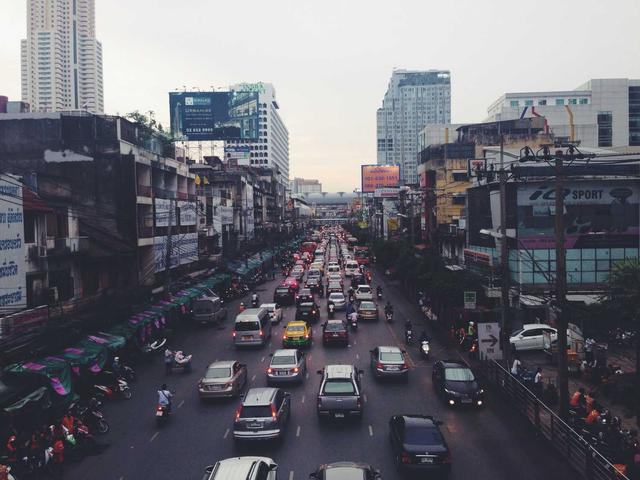
#> input picture 02_surf/images/input_image.jpg, 640 x 480 px
$ python surf_scale_visual.py
#> lines starting #> are read from the running program, lines starting #| are printed output that depends on the picture
"""
SURF Scale-Space Visualization
Shows how SURF uses filter pyramid instead of image pyramid
"""

import numpy as np
from PIL import Image
import matplotlib.pyplot as plt
import matplotlib.patches as patches
from mpl_toolkits.mplot3d import Axes3D
import os

SCRIPT_DIR = os.path.dirname(os.path.abspath(__file__))
BASE_DIR = os.path.dirname(SCRIPT_DIR)
IMAGES_DIR = os.path.join(BASE_DIR, 'images')
os.makedirs(IMAGES_DIR, exist_ok=True)


def load_image():
    """Load the input image."""
    img_path = os.path.join(IMAGES_DIR, 'input_image.jpg')
    if os.path.exists(img_path):
        img = Image.open(img_path).convert('L')
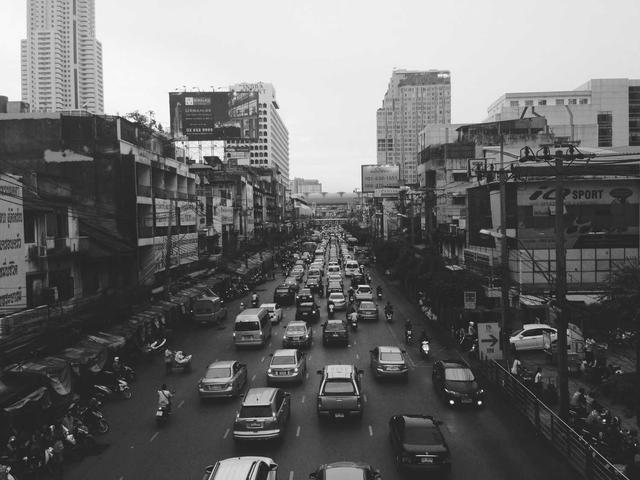
#> img: PIL image 640x480 L; min 1, max 255, mean 106.6
        if img.size[0] > 800 or img.size[1] > 600:
            img = img.resize((640, 480), Image.Resampling.LANCZOS)
        return np.array(img).astype(np.float64) / 255.0
    else:
        img = np.zeros((480, 640), dtype=np.float64)
        img[100:200, 100:250] = 0.7
        img[250:350, 300:450] = 0.86
        Image.fromarray((img * 255).astype(np.uint8)).save(img_path)
        return img


def visualize_sift_vs_surf_pyramid():
    """Show difference between SIFT image pyramid and SURF filter pyramid"""

    img = load_image()
    H, W = img.shape
#> H = 480; W = 640

    fig = plt.figure(figsize=(20, 12))

    # SIFT Approach (Left side)
    ax1 = fig.add_subplot(2, 4, 1)
    ax1.imshow(img, cmap='gray')
    ax1.set_title(f'SIFT: Full Image\n{W}×{H}', fontsize=12, fontweight='bold')
    ax1.axis('off')

    ax2 = fig.add_subplot(2, 4, 2)
    img_half = img[::2, ::2]
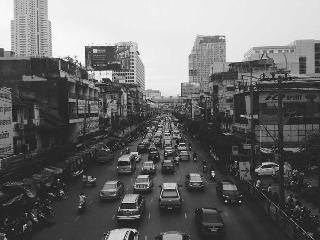
#> img_half: shape (240, 320) float64; min 0.00392, max 1, mean 0.419
    ax2.imshow(img_half, cmap='gray')
    ax2.set_title(f'SIFT: Half Image\n{W//2}×{H//2}', fontsize=12, fontweight='bold')
    ax2.axis('off')

    ax3 = fig.add_subplot(2, 4, 3)
    img_quarter = img[::4, ::4]
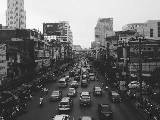
#> img_quarter: shape (120, 160) float64; min 0.051, max 1, mean 0.419
    ax3.imshow(img_quarter, cmap='gray')
    ax3.set_title(f'SIFT: Quarter Image\n{W//4}×{H//4}', fontsize=12, fontweight='bold')
    ax3.axis('off')

    ax4 = fig.add_subplot(2, 4, 4)
    ax4.axis('off')
    sift_text = """
SIFT Scale-Space:
═══════════════════

• Build image pyramid
• Resize image at each octave
• Apply SAME filter to each

Problems:
• Memory: multiple image copies
• Interpolation artifacts
• Slower processing
"""
    ax4.text(0.1, 0.5, sift_text, fontsize=10, family='monospace', va='center',
             bbox=dict(boxstyle='round', facecolor='#ffcccc', alpha=0.8))
    ax4.set_title('SIFT Approach', fontsize=12, fontweight='bold', color='red')

    # SURF Approach (Bottom side)
    ax5 = fig.add_subplot(2, 4, 5)
    ax5.imshow(img, cmap='gray')
    # Draw 9x9 filter box
    center_x, center_y = W//2, H//2
#> center_x = 320; center_y = 240
    rect = patches.Rectangle((center_x - 4.5, center_y - 4.5), 9, 9,
                              linewidth=3, edgecolor='red', facecolor='none')
    ax5.add_patch(rect)
    ax5.set_title(f'SURF: Same Image\nFilter 9×9', fontsize=12, fontweight='bold')
    ax5.axis('off')

    ax6 = fig.add_subplot(2, 4, 6)
    ax6.imshow(img, cmap='gray')
    rect = patches.Rectangle((center_x - 7.5, center_y - 7.5), 15, 15,
                              linewidth=3, edgecolor='green', facecolor='none')
    ax6.add_patch(rect)
    ax6.set_title(f'SURF: Same Image\nFilter 15×15', fontsize=12, fontweight='bold')
    ax6.axis('off')

    ax7 = fig.add_subplot(2, 4, 7)
    ax7.imshow(img, cmap='gray')
    rect = patches.Rectangle((center_x - 10.5, center_y - 10.5), 21, 21,
                              linewidth=3, edgecolor='blue', facecolor='none')
    ax7.add_patch(rect)
    ax7.set_title(f'SURF: Same Image\nFilter 21×21', fontsize=12, fontweight='bold')
    ax7.axis('off')

    ax8 = fig.add_subplot(2, 4, 8)
    ax8.axis('off')
    surf_text = """
SURF Scale-Space:
═══════════════════

• Keep image constant
• Resize FILTER instead
• Use integral image

Benefits:
• Single image in memory
• No interpolation needed
• O(1) per pixel!
"""
    ax8.text(0.1, 0.5, surf_text, fontsize=10, family='monospace', va='center',
             bbox=dict(boxstyle='round', facecolor='#ccffcc', alpha=0.8))
    ax8.set_title('SURF Approach', fontsize=12, fontweight='bold', color='green')

    plt.suptitle('SIFT vs SURF: Scale-Space Construction', fontsize=16, fontweight='bold')
    plt.tight_layout()
    plt.savefig(os.path.join(IMAGES_DIR, 'surf_vs_sift_scalespace.png'), dpi=150, bbox_inches='tight', facecolor='white')
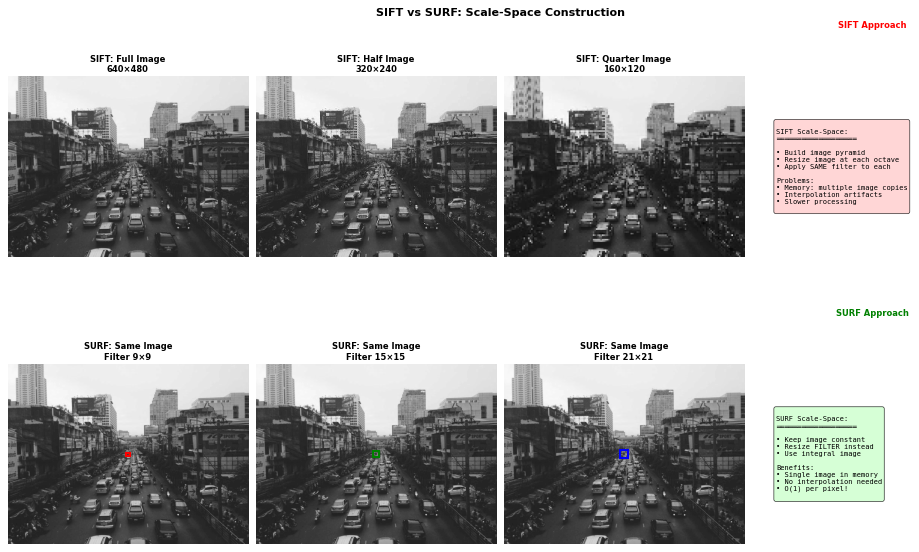
#> figure drawn by matplotlib, 6 panels
    plt.close()
    print("Saved: surf_vs_sift_scalespace.png")


def visualize_filter_pyramid():
    """Show SURF filter pyramid structure"""

    fig, axes = plt.subplots(1, 2, figsize=(18, 8))

    # Left: Filter pyramid diagram
    ax1 = axes[0]
    ax1.set_xlim(0, 100)
    ax1.set_ylim(0, 100)
    ax1.axis('off')

    # Octave 1
    filter_sizes_oct1 = [9, 15, 21, 27]
    colors = ['#e74c3c', '#f39c12', '#3498db', '#9b59b6']

    y_base = 75
    for i, (fs, color) in enumerate(zip(filter_sizes_oct1, colors)):
        width = fs * 1.5
        rect = patches.FancyBboxPatch((50 - width/2, y_base - i*18 - 8), width, 14,
                                       boxstyle="round,pad=0.02",
                                       facecolor=color, edgecolor='black', linewidth=2, alpha=0.8)
        ax1.add_patch(rect)
        ax1.text(50, y_base - i*18, f'{fs}×{fs}', ha='center', va='center',
                fontsize=11, fontweight='bold', color='white')

    ax1.text(50, 85, 'OCTAVE 1', ha='center', fontsize=14, fontweight='bold')
    ax1.text(95, 85, 'Filter sizes scale up:\n9 → 15 → 21 → 27\n(+6 each step)',
            ha='right', fontsize=10, va='top')

    ax1.set_title('SURF Filter Pyramid\n(Same image, different filter sizes)', fontsize=14, fontweight='bold')

    # Right: Scale relationship
    ax2 = axes[1]
    ax2.axis('off')

    scale_info = """
SURF Scale-Space Structure
════════════════════════════════════

Filter Size to Scale (σ) Relationship:
  σ ≈ 1.2 × (filter_size / 9)

┌──────────────────────────────────────┐
│  Filter   │   σ (approx)  │  Step    │
├──────────────────────────────────────┤
│   9×9     │     1.2       │   base   │
│  15×15    │     2.0       │   +6     │
│  21×21    │     2.8       │   +6     │
│  27×27    │     3.6       │   +6     │
├──────────────────────────────────────┤
│  33×33    │     4.4       │  Oct 2   │
│  45×45    │     6.0       │   ...    │
│  etc.     │     ...       │          │
└──────────────────────────────────────┘

Why Filter Pyramid Works:
═════════════════════════
• Larger filter = detects larger blobs
• Equivalent to smaller image with same filter
• But NO image resizing needed!

Key Insight:
  21×21 filter on 640×480 image
  ≈ 9×9 filter on 274×206 image
  (But computed with O(1) using integral image!)
"""
    ax2.text(0.05, 0.5, scale_info, fontsize=10, family='monospace', va='center',
             bbox=dict(boxstyle='round', facecolor='lightyellow', alpha=0.9))
    ax2.set_title('Scale Relationship', fontsize=14, fontweight='bold')

    plt.tight_layout()
    plt.savefig(os.path.join(IMAGES_DIR, 'surf_filter_pyramid.png'), dpi=150, bbox_inches='tight', facecolor='white')
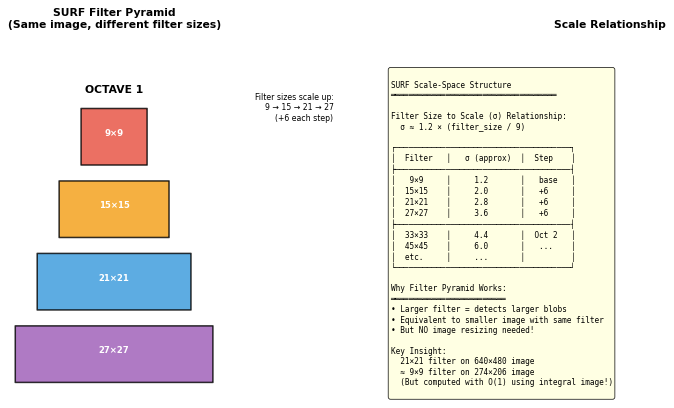
#> figure drawn by matplotlib, 1 panel
    plt.close()
    print("Saved: surf_filter_pyramid.png")


def visualize_26_neighbor_3d():
    """3D visualization of 26-neighbor comparison"""

    fig = plt.figure(figsize=(14, 10))
    ax = fig.add_subplot(111, projection='3d')

    colors = ['#3498db', '#e74c3c', '#27ae60']
    labels = ['Scale σ-1 (smaller filter)', 'Scale σ (current)', 'Scale σ+1 (larger filter)']

    # Draw 3x3x3 grid
    for z, (color, label) in enumerate(zip(colors, labels)):
        for y in range(3):
            for x in range(3):
                if z == 1 and x == 1 and y == 1:
                    # Center point (candidate)
                    ax.scatter([x], [y], [z], c='yellow', s=400, marker='*',
                              edgecolors='black', linewidths=2, label='Candidate' if x==1 and y==1 and z==1 else '')
                else:
                    ax.scatter([x], [y], [z], c=color, s=100, alpha=0.7, marker='s')

    # Connect to show cube structure
    for z in [0, 2]:
        for i in range(3):
            ax.plot([i, i], [0, 2], [z, z], 'gray', alpha=0.3, linewidth=0.5)
            ax.plot([0, 2], [i, i], [z, z], 'gray', alpha=0.3, linewidth=0.5)

    ax.set_xlabel('X', fontsize=12)
    ax.set_ylabel('Y', fontsize=12)
    ax.set_zlabel('Scale', fontsize=12)
    ax.set_xticks([0, 1, 2])
    ax.set_yticks([0, 1, 2])
    ax.set_zticks([0, 1, 2])
    ax.set_zticklabels(['σ-1\n(9×9)', 'σ\n(15×15)', 'σ+1\n(21×21)'])

    # Add legend
    from matplotlib.lines import Line2D
    legend_elements = [
        Line2D([0], [0], marker='s', color='w', markerfacecolor='#3498db', markersize=10, label='9 at σ-1'),
        Line2D([0], [0], marker='s', color='w', markerfacecolor='#e74c3c', markersize=10, label='8 at σ'),
        Line2D([0], [0], marker='s', color='w', markerfacecolor='#27ae60', markersize=10, label='9 at σ+1'),
        Line2D([0], [0], marker='*', color='w', markerfacecolor='yellow', markersize=15,
               markeredgecolor='black', label='Candidate'),
    ]
    ax.legend(handles=legend_elements, loc='upper left', fontsize=10)

    ax.set_title('SURF 26-Neighbor Extrema Detection\n(Compare candidate to 26 neighbors in 3×3×3 cube)',
                fontsize=14, fontweight='bold')

    plt.tight_layout()
    plt.savefig(os.path.join(IMAGES_DIR, 'surf_26_neighbor_3d.png'), dpi=150, bbox_inches='tight', facecolor='white')
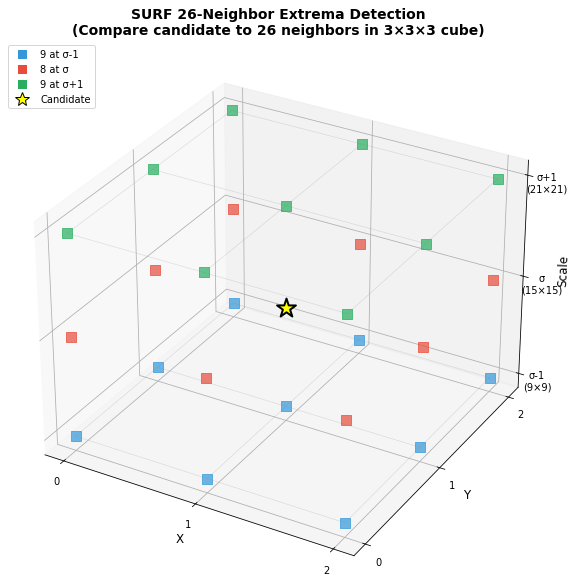
#> figure drawn by matplotlib, 1 panel
    plt.close()
    print("Saved: surf_26_neighbor_3d.png")


def visualize_scale_factor_real():
    """Show keypoints from different scales on real image"""

    img = load_image()
    H, W = img.shape
#> H = 480; W = 640

    fig, axes = plt.subplots(2, 2, figsize=(16, 14))

    # Generate sample keypoints at different scales
    np.random.seed(42)

    # Scale 1 (9×9 filter) - small blobs
    kp_scale1 = [(np.random.randint(20, W-20), np.random.randint(20, H-20)) for _ in range(80)]

    # Scale 2 (15×15 filter) - medium blobs
    kp_scale2 = [(np.random.randint(30, W-30), np.random.randint(30, H-30)) for _ in range(50)]

    # Scale 3 (21×21 filter) - large blobs
    kp_scale3 = [(np.random.randint(40, W-40), np.random.randint(40, H-40)) for _ in range(25)]

    # Plot each scale
    scales_data = [
        (kp_scale1, 'red', 4, 1.2, '9×9 → 15×15', 'Scale 1 (Fine Details)'),
        (kp_scale2, 'lime', 7, 1.5, '15×15 → 21×21', 'Scale 2 (Medium Features)'),
        (kp_scale3, 'cyan', 12, 2.0, '21×21 → 27×27', 'Scale 3 (Large Structures)')
    ]

    for idx, (kps, color, size, lw, filters, title) in enumerate(scales_data):
        ax = axes.flat[idx]
        ax.imshow(img, cmap='gray')
        for x, y in kps:
            circle = plt.Circle((x, y), size, color=color, fill=False, linewidth=lw, alpha=0.8)
            ax.add_patch(circle)
        ax.set_title(f'{title}\nFilters: {filters}\n{len(kps)} keypoints', fontsize=12, fontweight='bold')
        ax.axis('off')

    # Combined view
    ax = axes[1, 1]
    ax.imshow(img, cmap='gray')
    for kps, color, size, lw, _, _ in scales_data:
        for x, y in kps:
            circle = plt.Circle((x, y), size, color=color, fill=False, linewidth=lw * 0.7, alpha=0.6)
            ax.add_patch(circle)

    from matplotlib.lines import Line2D
    legend_elements = [
        Line2D([0], [0], marker='o', color='w', markerfacecolor='none', markeredgecolor='red',
               markersize=8, markeredgewidth=2, label=f'Scale 1: {len(kp_scale1)}'),
        Line2D([0], [0], marker='o', color='w', markerfacecolor='none', markeredgecolor='lime',
               markersize=11, markeredgewidth=2, label=f'Scale 2: {len(kp_scale2)}'),
        Line2D([0], [0], marker='o', color='w', markerfacecolor='none', markeredgecolor='cyan',
               markersize=14, markeredgewidth=2, label=f'Scale 3: {len(kp_scale3)}'),
    ]
    ax.legend(handles=legend_elements, loc='upper right', fontsize=10)
    ax.set_title(f'All Scales Combined\nTotal: {len(kp_scale1) + len(kp_scale2) + len(kp_scale3)} keypoints',
                fontsize=12, fontweight='bold')
    ax.axis('off')

    plt.suptitle('SURF Multi-Scale Blob Detection\n(Circle size indicates detection scale)', fontsize=16, fontweight='bold')
    plt.tight_layout()
    plt.savefig(os.path.join(IMAGES_DIR, 'surf_scale_factor_real.png'), dpi=150, bbox_inches='tight', facecolor='white')
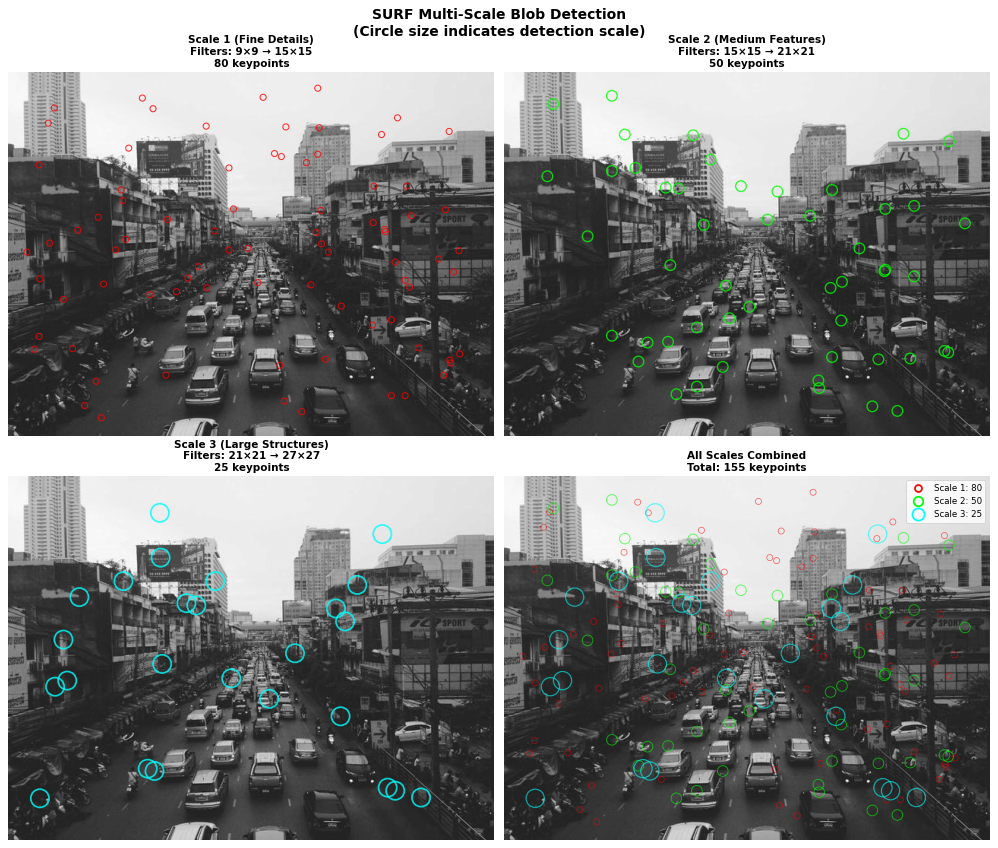
#> figure drawn by matplotlib, 4 panels
    plt.close()
    print("Saved: surf_scale_factor_real.png")


if __name__ == "__main__":
    visualize_sift_vs_surf_pyramid()
    visualize_filter_pyramid()
    visualize_26_neighbor_3d()
    visualize_scale_factor_real()
    print("\nScale visualization images generated!")
